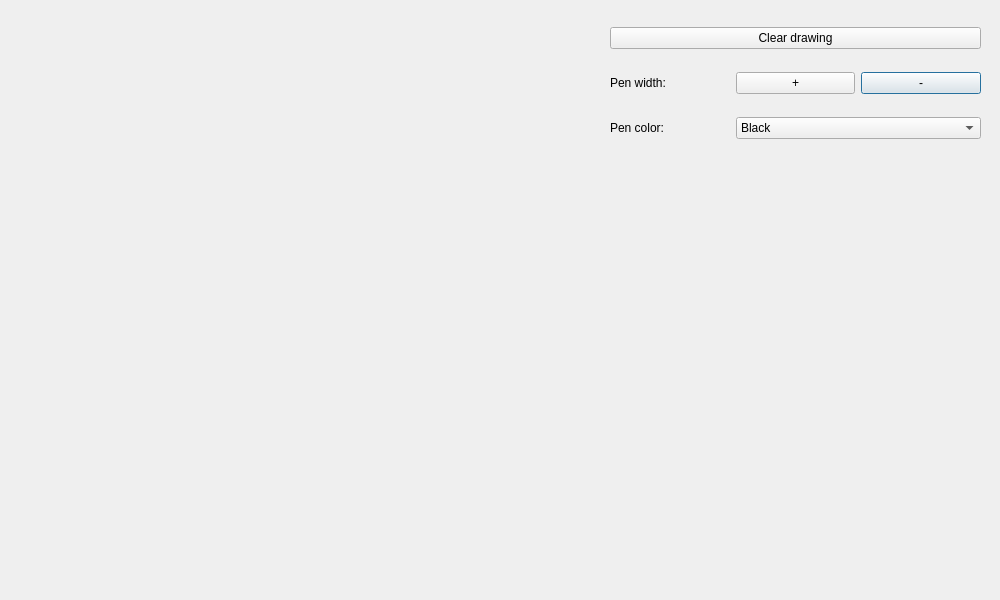
<?xml version="1.0" encoding="UTF-8"?>
<ui version="4.0">
 <class>Game</class>
 <widget class="QDialog" name="Game">
  <property name="geometry">
   <rect>
    <x>0</x>
    <y>0</y>
    <width>1000</width>
    <height>600</height>
   </rect>
  </property>
  <property name="minimumSize">
   <size>
    <width>1000</width>
    <height>600</height>
   </size>
  </property>
  <property name="windowTitle">
   <string>Game</string>
  </property>
  <widget class="QWidget" name="gridLayoutWidget">
   <property name="geometry">
    <rect>
     <x>610</x>
     <y>10</y>
     <width>371</width>
     <height>146</height>
    </rect>
   </property>
   <layout class="QGridLayout" name="gridLayout">
    <item row="1" column="2">
     <widget class="QPushButton" name="pbDecPenWidth">
      <property name="text">
       <string>-</string>
      </property>
     </widget>
    </item>
    <item row="1" column="1">
     <widget class="QPushButton" name="pbIncPenWidth">
      <property name="text">
       <string>+</string>
      </property>
     </widget>
    </item>
    <item row="2" column="1" colspan="2">
     <widget class="QComboBox" name="cbPenColor">
      <item>
       <property name="text">
        <string>Black</string>
       </property>
      </item>
      <item>
       <property name="text">
        <string>White</string>
       </property>
      </item>
      <item>
       <property name="text">
        <string>Blue</string>
       </property>
      </item>
      <item>
       <property name="text">
        <string>Red</string>
       </property>
      </item>
      <item>
       <property name="text">
        <string>Green</string>
       </property>
      </item>
      <item>
       <property name="text">
        <string>Yellow</string>
       </property>
      </item>
      <item>
       <property name="text">
        <string>Magenta</string>
       </property>
      </item>
     </widget>
    </item>
    <item row="1" column="0">
     <widget class="QLabel" name="label">
      <property name="text">
       <string>Pen width:</string>
      </property>
     </widget>
    </item>
    <item row="0" column="0" colspan="3">
     <widget class="QPushButton" name="pbClearDrawing">
      <property name="text">
       <string>Clear drawing</string>
      </property>
     </widget>
    </item>
    <item row="2" column="0">
     <widget class="QLabel" name="label_2">
      <property name="text">
       <string>Pen color:</string>
      </property>
     </widget>
    </item>
   </layout>
  </widget>
 </widget>
 <resources/>
 <connections/>
</ui>
